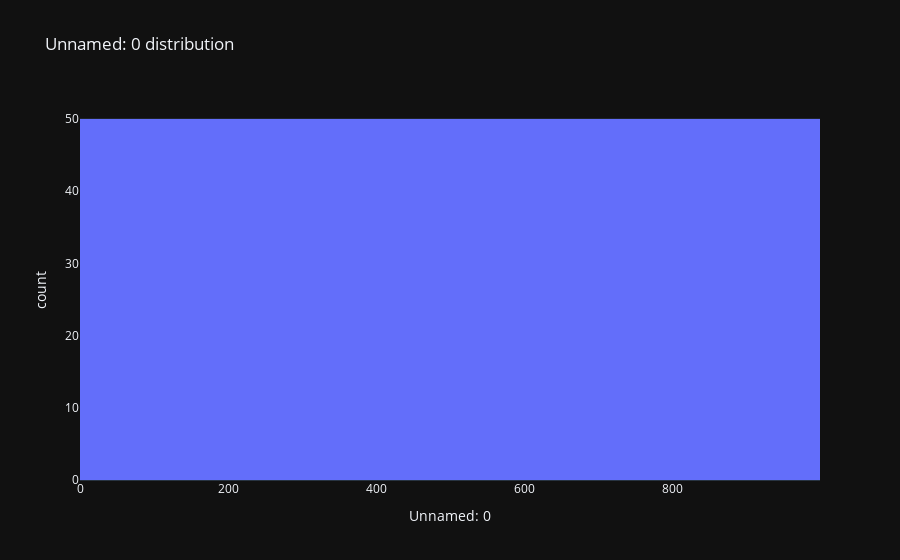
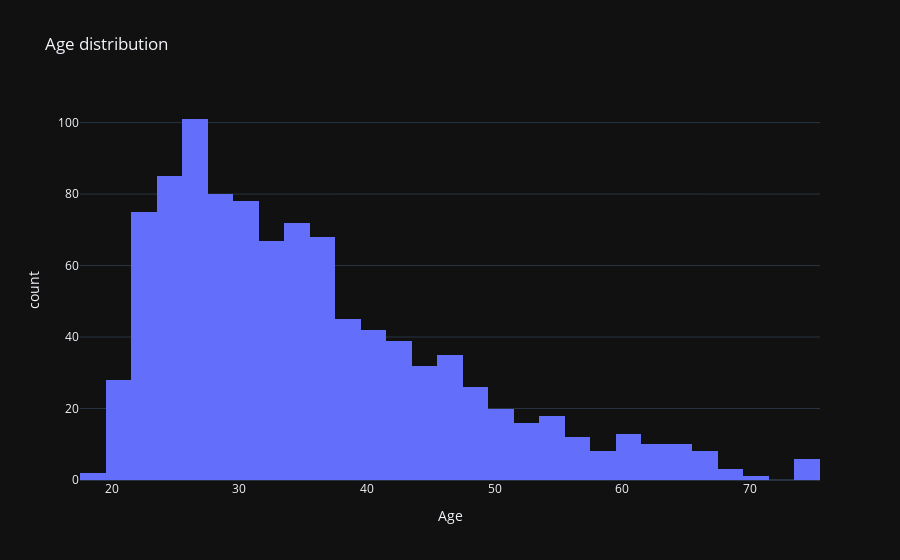
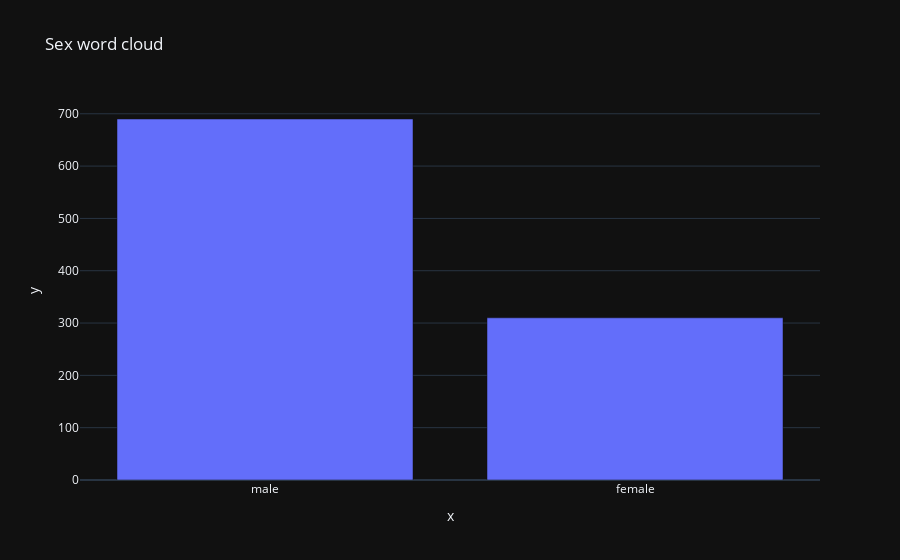
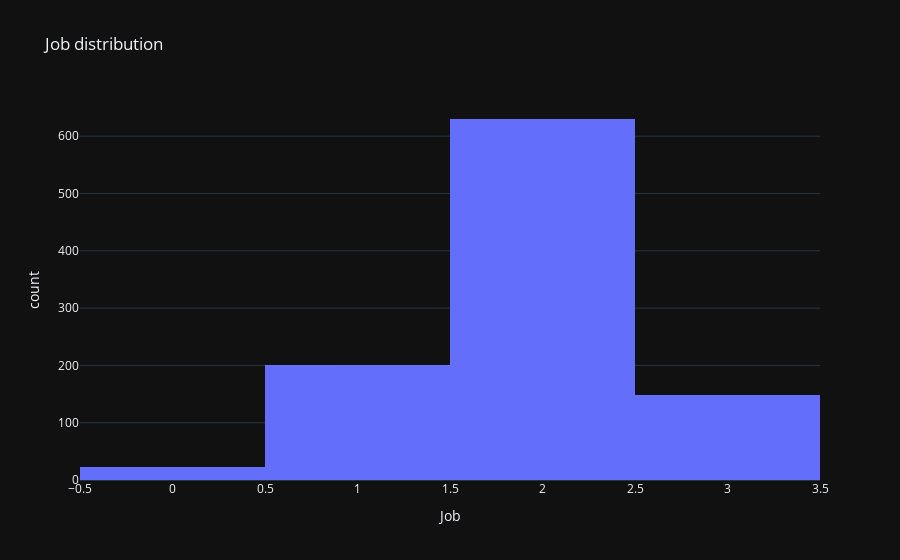

These figures' notebook cell, in order:
### Code cell
import pandas as pd
import plotly.express as px

def plot_dataset_distributions(data, dtypes):
    """"plots the distributions per column in the dataset"""
    # Initialize an empty list to store the figures
    figs = []

    # Loop over each column in the dataset
    for col in data.columns:
        # Determine the type of the column
        col_type = data[col].dtype
        #tODO: fixen dtype inference sortinghatinf
        # If the column is numeric, create a histogram
        if pd.api.types.is_numeric_dtype(col_type):
            fig = px.histogram(data, x=col, title=f'{col} distribution')
            figs.append(fig)

        # If the column is boolean, create a bar chart
        elif pd.api.types.is_bool_dtype(col_type):
            fig = px.bar(data, x=col, color=col, title=f'{col} distribution')
            figs.append(fig)

        # If the column is categorical, create a bar chart
        elif pd.api.types.is_categorical_dtype(col_type):
            fig = px.bar(data, x=col, title=f'{col} distribution')
            figs.append(fig)

        # If the column is a string, create a word cloud
        elif pd.api.types.is_string_dtype(col_type):
            word_counts = data[col].str.split(expand=True).stack().value_counts()
            fig = px.bar(x=word_counts.index, y=word_counts.values, title=f'{col} word cloud')
            fig.update_layout(xaxis={'categoryorder':'total descending'})
            figs.append(fig)

    return figs

figs = plot_dataset_distributions(data, None)
for fig in figs:
    fig.show()

### Figure 1 — Plotly figure (JSON) as saved in the notebook; plotly's stock layout.template omitted (floating-point values rounded to 4 significant figures; data arrays with more than 128 entries replaced by an {"elided": "..."} marker saying what was removed)
{"data": [{"alignmentgroup": "True", "bingroup": "x", "hovertemplate": "Unnamed: 0=%{x}<br>count=%{y}<extra></extra>", "legendgroup": "", "marker": {"color": "#636efa", "pattern": {"shape": ""}}, "name": "", "offsetgroup": "", "orientation": "v", "showlegend": false, "x": {"elided": "1000 int values"}, "xaxis": "x", "yaxis": "y", "type": "histogram"}], "layout": {"xaxis": {"anchor": "y", "domain": [0.0, 1.0], "title": {"text": "Unnamed: 0"}}, "yaxis": {"anchor": "x", "domain": [0.0, 1.0], "title": {"text": "count"}}, "legend": {"tracegroupgap": 0}, "title": {"text": "Unnamed: 0 distribution"}, "barmode": "relative"}}

### Figure 2 — Plotly figure (JSON) as saved in the notebook; plotly's stock layout.template omitted (floating-point values rounded to 4 significant figures; data arrays with more than 128 entries replaced by an {"elided": "..."} marker saying what was removed)
{"data": [{"alignmentgroup": "True", "bingroup": "x", "hovertemplate": "Age=%{x}<br>count=%{y}<extra></extra>", "legendgroup": "", "marker": {"color": "#636efa", "pattern": {"shape": ""}}, "name": "", "offsetgroup": "", "orientation": "v", "showlegend": false, "x": {"elided": "1000 int values"}, "xaxis": "x", "yaxis": "y", "type": "histogram"}], "layout": {"xaxis": {"anchor": "y", "domain": [0.0, 1.0], "title": {"text": "Age"}}, "yaxis": {"anchor": "x", "domain": [0.0, 1.0], "title": {"text": "count"}}, "legend": {"tracegroupgap": 0}, "title": {"text": "Age distribution"}, "barmode": "relative"}}

### Figure 3 — Plotly figure (JSON) as saved in the notebook; plotly's stock layout.template omitted (floating-point values rounded to 4 significant figures)
{"data": [{"alignmentgroup": "True", "hovertemplate": "x=%{x}<br>y=%{y}<extra></extra>", "legendgroup": "", "marker": {"color": "#636efa", "pattern": {"shape": ""}}, "name": "", "offsetgroup": "", "orientation": "v", "showlegend": false, "textposition": "auto", "x": ["male", "female"], "xaxis": "x", "y": [690, 310], "yaxis": "y", "type": "bar"}], "layout": {"xaxis": {"anchor": "y", "domain": [0.0, 1.0], "title": {"text": "x"}, "categoryorder": "total descending"}, "yaxis": {"anchor": "x", "domain": [0.0, 1.0], "title": {"text": "y"}}, "legend": {"tracegroupgap": 0}, "title": {"text": "Sex word cloud"}, "barmode": "relative"}}

### Figure 4 — Plotly figure (JSON) as saved in the notebook; plotly's stock layout.template omitted (floating-point values rounded to 4 significant figures; data arrays with more than 128 entries replaced by an {"elided": "..."} marker saying what was removed)
{"data": [{"alignmentgroup": "True", "bingroup": "x", "hovertemplate": "Job=%{x}<br>count=%{y}<extra></extra>", "legendgroup": "", "marker": {"color": "#636efa", "pattern": {"shape": ""}}, "name": "", "offsetgroup": "", "orientation": "v", "showlegend": false, "x": {"elided": "1000 int values"}, "xaxis": "x", "yaxis": "y", "type": "histogram"}], "layout": {"xaxis": {"anchor": "y", "domain": [0.0, 1.0], "title": {"text": "Job"}}, "yaxis": {"anchor": "x", "domain": [0.0, 1.0], "title": {"text": "count"}}, "legend": {"tracegroupgap": 0}, "title": {"text": "Job distribution"}, "barmode": "relative"}}
